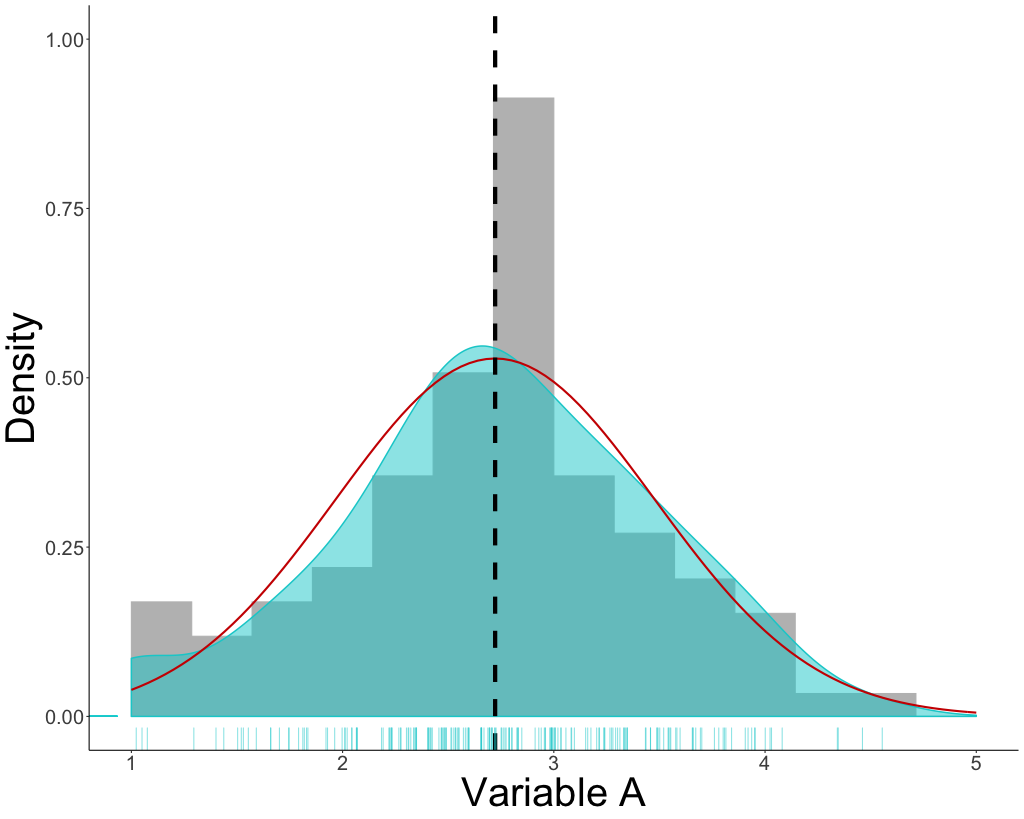

Write the R code that produced this figure.
# ========================================#========================================

# density.plot w/ frequency bars and data rug / a reproducible example of advanced data visualization

# ========================================#========================================

# load libraries
library(dplyr)
library(ggplot2)

# ========================================#========================================

# set wd 
getwd()
setwd("/Users/[user]/data_local/R/github/density.plot/") # change wd to your wd

# read data
items <- read.table(file = "density.plot.data.csv", header = TRUE, sep = ",", dec = ".", na.strings = "NA", stringsAsFactors = FALSE)
str(items)
View(items)

# mean over items
items <- dplyr::mutate(items, items.mean = (econ_04 + econ_05 + econ_06 + econ_07)/4)

# mean and sd
mean <- mean(items$items.mean, na.rm = TRUE) # mean of variable
sd <- sd(items$items.mean, na.rm = TRUE) # sd of variable

# ========================================#========================================

# print density plot
png(filename="density.plot.png", width=1024, height=1024*0.80, units="px")
par(mfrow=c(1,1))

dens <- qplot(x = items$items.mean, data = items, geom = "blank") +
  geom_histogram(aes(y=..density..), bins = 15, colour="grey", fill="grey") +
  geom_density(color = "darkturquoise", fill = "darkturquoise", alpha = .5, size=0.7) +
  
  # normal curve with mean and sd of insec
  stat_function(fun = dnorm, args = c(mean = mean, sd = sd), col = "red3", size=1) + 
  
  # vertical line = mean
  geom_vline(xintercept = mean, size = 2, colour = "black", linetype = "dashed") + 
  
  # data rug
  geom_rug(aes(x = items.mean, y = 0), color = "darkturquoise", position = position_jitter(width = 0.1,height = 0), alpha = 0.5) + 
  
  # theme = classic
  theme_classic() +
  theme(panel.grid.major.y = element_line(colour = "grey90")) +

  # axis titles and limits
  labs(x = "Variable A", y = "Density") +
  theme(axis.title.x = element_text(size=40),
        axis.title.y = element_text(size=40),
        axis.text.x = element_text(size=20),
        axis.text.y = element_text(size=20)) +
  ylim(0,1) +
  xlim(1,5)
dens

dev.off()

# ========================================#========================================

